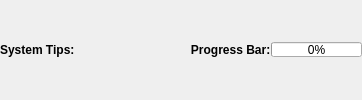
     <widget class="QWidget" name="widget_Tips" native="true">
      <layout class="QHBoxLayout" name="horizontalLayout_10">
       <property name="spacing">
        <number>0</number>
       </property>
       <property name="leftMargin">
        <number>0</number>
       </property>
       <property name="topMargin">
        <number>0</number>
       </property>
       <property name="rightMargin">
        <number>0</number>
       </property>
       <property name="bottomMargin">
        <number>0</number>
       </property>
       <item>
        <widget class="QLabel" name="label_Message_Tips">
         <property name="font">
          <font>
           <weight>75</weight>
           <bold>true</bold>
          </font>
         </property>
         <property name="text">
          <string>System Tips:</string>
         </property>
        </widget>
       </item>
       <item>
        <widget class="QLineEdit" name="lineEdit_System_Tips">
         <property name="maximumSize">
          <size>
           <width>16777215</width>
           <height>15</height>
          </size>
         </property>
         <property name="autoFillBackground">
          <bool>false</bool>
         </property>
         <property name="styleSheet">
          <string notr="true">background:transparent;</string>
         </property>
         <property name="frame">
          <bool>false</bool>
         </property>
        </widget>
       </item>
       <item>
        <widget class="QLabel" name="label_Progress_Bar_Tips">
         <property name="font">
          <font>
           <weight>75</weight>
           <bold>true</bold>
          </font>
         </property>
         <property name="text">
          <string>   Progress Bar:</string>
         </property>
        </widget>
       </item>
       <item>
        <widget class="QProgressBar" name="progressBar">
         <property name="maximumSize">
          <size>
           <width>16777215</width>
           <height>15</height>
          </size>
         </property>
         <property name="value">
          <number>0</number>
         </property>
        </widget>
       </item>
      </layout>
     </widget>
